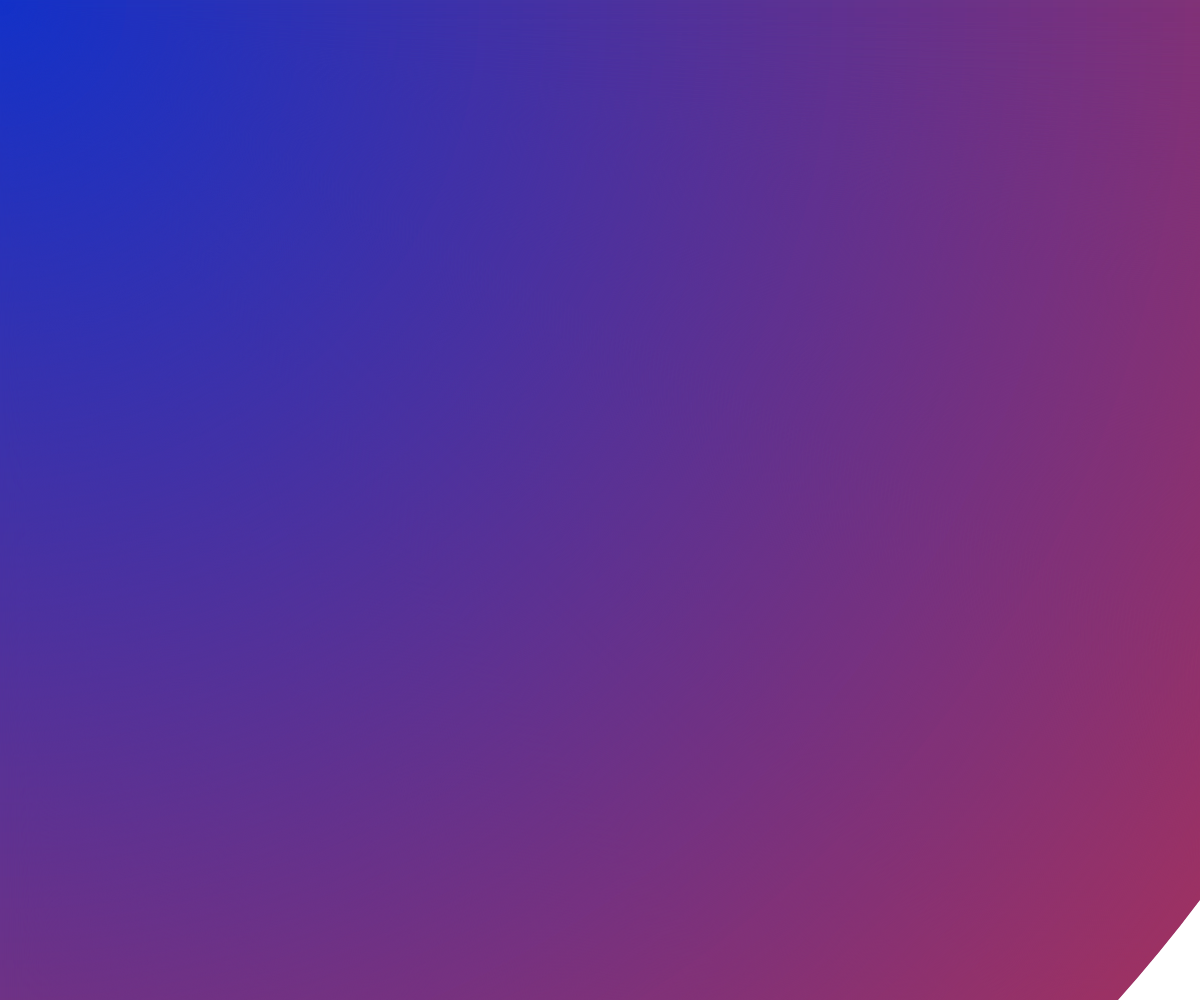
Frame 1 (no input)
Frame 60 (no input): identical to frame 1, image omitted
Frame 120 (the mouse pressed at the canvas centre since frame 60): identical to frame 1, image omitted

The p5.js sketch that drew this single still picture (run headless with seeded random() and noise() and a simulated clock; from frame 60 on, the mouse is pressed at the canvas centre):

// p5.js sketch
// ── sketch.js
let degwade;

function setup() {
    createCanvas(windowWidth, windowHeight);
    degwade = circularGradiant(width, height,156,50,100,20,50,200);
}

function draw() {
    background(255);   
    image(degwade, 0, 0, width, height);

}
function linearGradiant(w, h, r1, v1, b1, r2, v2, b2){
    let graphic = createGraphics(w, h);    
    for(let compteur = 0 ; compteur < h ; compteur++ ) { 
        let red = map(compteur, 0, h, r1,r2);
        let green = map(compteur, 0, h, v1, v2); 
        let blue = map(compteur, 0, h, b1, b2);
        graphic.stroke(red, green, blue);
        graphic.line(0, compteur, w, compteur);
    }
    return graphic; 
    
}



function circularGradiant(w, h, r1, v1, b1, r2, v2, b2){
    let graphic = createGraphics(w, h);
    h = h*3;
    graphic.translate(graphic.width/2, )
    for(let compteur = 0 ; compteur < h ; compteur++ ) { 
        let red = map(compteur, 0, h, r1,r2);
        let green = map(compteur, 0, h, v1, v2); 
        let blue = map(compteur, 0, h, b1, b2);
        graphic.fill(red, green, blue);
        graphic.noStroke();
        graphic.ellipse(0, 0, h-compteur, h-compteur);
    }
    return graphic; 
    
}
